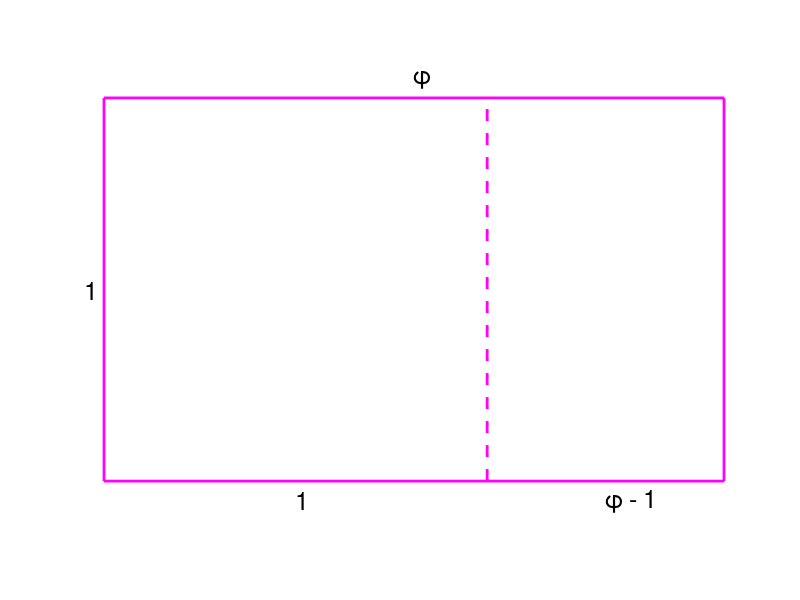
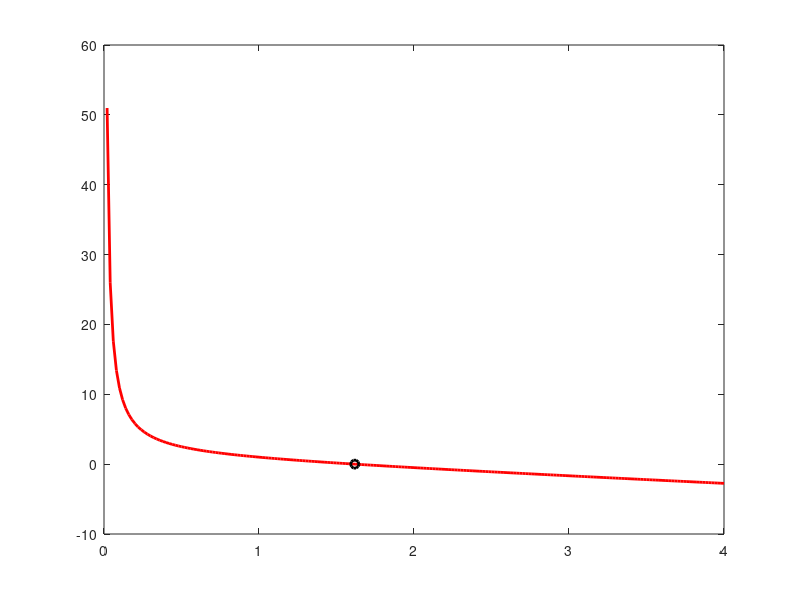

Source code (MATLAB) for these figures, in order:
%
%   Script: Problem3
%
%   This script plots a rectangle with an aspect
%   corresponding to the Golden ratio. We also plot
%   a function whose zero is equal to the Golden
%   number phi. This corresponds to the third problem
%   in homework 1.
%

% Copied the code provided in the assignment
FS = 18; % choose a font size for annotating plots
LW = 2;  % choose a line width magnification factor
MS = 10; % choose a marker size magnification factor
phi = (1 + sqrt(5))/2; % calculate phi with the formula provided
x = [0 phi phi 0 0]; % the x coordinates of the rectangles' corners
y = [0 0 1 1 0]; % the y coordinates of the rectangles' corners
figure(1), clf % create figure 1 and clear it
plot(x, y, 'm', 'LineWidth', LW) % change color to magenta
hold on 
u = [1 1]; % x coordinates that divide the rectangle
v = [0 1]; % y coordinates that divide the rectangle
plot(u, v, 'm--', 'LineWidth', LW) % change color to magenta as well

% add texts
text(phi/2, 1.05, '\phi', 'FontSize', FS) 
text((1+phi)/2, -0.05, '\phi - 1', 'FontSize', FS)
text(-0.05, 0.5, '1', 'FontSize', FS)
text(0.5, -0.05, '1', 'FontSize', FS)

% set the aspect of the axes equal and hide them
axis equal
axis off

% change the color of the plot's background
set(gcf, 'color', 'white')

% create anonymous function used for the second plot
f = @(x) (x.^-1) - (x - 1); 

% create the input values
X = linspace(0,4,201);

figure(2), clf
plot(X, f(X), 'r', 'LineWidth', LW), hold on
plot(phi,0, 'ko', 'LineWidth', LW)

